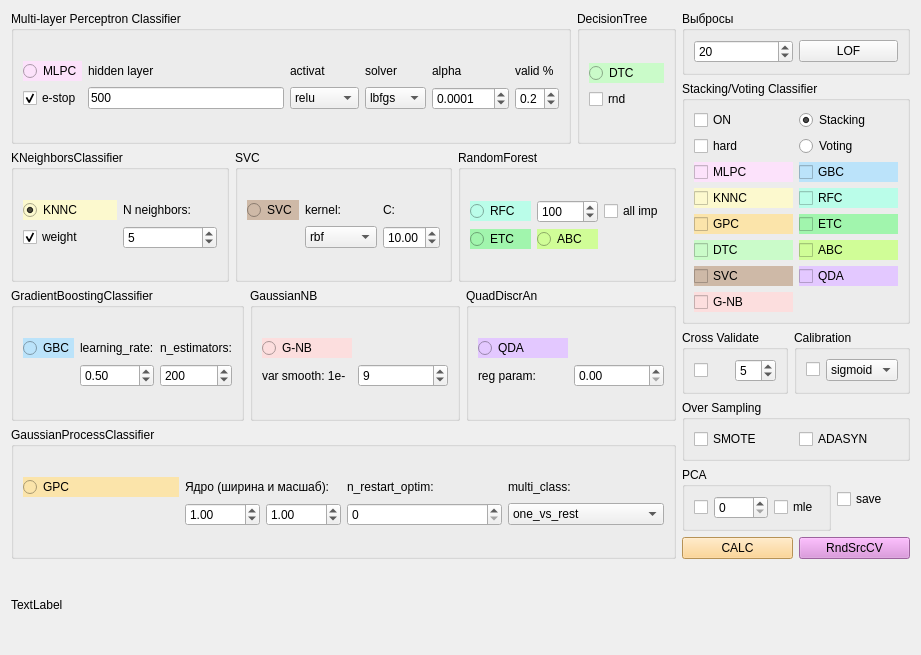
<?xml version="1.0" encoding="UTF-8"?>
<ui version="4.0">
 <class>ClassifierForm</class>
 <widget class="QWidget" name="ClassifierForm">
  <property name="geometry">
   <rect>
    <x>0</x>
    <y>0</y>
    <width>921</width>
    <height>655</height>
   </rect>
  </property>
  <property name="windowTitle">
   <string>Classifier</string>
  </property>
  <layout class="QGridLayout" name="gridLayout_35">
   <item row="0" column="0">
    <layout class="QGridLayout" name="gridLayout_30">
     <item row="2" column="0">
      <layout class="QGridLayout" name="gridLayout_29">
       <item row="0" column="0">
        <widget class="QGroupBox" name="groupBox_6">
         <property name="styleSheet">
          <string notr="true"/>
         </property>
         <property name="title">
          <string>GradientBoostingClassifier</string>
         </property>
         <layout class="QGridLayout" name="gridLayout_25">
          <item row="0" column="0">
           <layout class="QGridLayout" name="gridLayout_6">
            <item row="0" column="0">
             <widget class="QRadioButton" name="radioButton_gbc">
              <property name="toolTip">
               <string>Gradient Boosting for classification</string>
              </property>
              <property name="styleSheet">
               <string notr="true">background-color: rgb(187, 227, 250);</string>
              </property>
              <property name="text">
               <string>GBC</string>
              </property>
              <property name="checked">
               <bool>false</bool>
              </property>
              <attribute name="buttonGroup">
               <string notr="true">buttonGroup</string>
              </attribute>
             </widget>
            </item>
            <item row="0" column="1">
             <widget class="QLabel" name="label_5">
              <property name="toolTip">
               <string>Этот параметр контролирует величину шага при обновлении весов моделей на каждой итерации бустинга. Меньшие значения learning_rate требуют большего числа деревьев для достижения хорошей точности, но могут улучшить устойчивость модели.</string>
              </property>
              <property name="text">
               <string>learning_rate:</string>
              </property>
             </widget>
            </item>
            <item row="0" column="2">
             <widget class="QLabel" name="label_6">
              <property name="toolTip">
               <string>Это количество базовых моделей (например, деревьев решений), которые будут объединены для создания финальной модели. Большее количество деревьев может улучшить точность модели, но также увеличит время обучения. </string>
              </property>
              <property name="text">
               <string>n_estimators:</string>
              </property>
             </widget>
            </item>
            <item row="1" column="1">
             <widget class="QDoubleSpinBox" name="doubleSpinBox_learning_rate">
              <property name="toolTip">
               <string>Этот параметр контролирует величину шага при обновлении весов моделей на каждой итерации бустинга. Меньшие значения learning_rate требуют большего числа деревьев для достижения хорошей точности, но могут улучшить устойчивость модели.</string>
              </property>
              <property name="minimum">
               <double>0.010000000000000</double>
              </property>
              <property name="singleStep">
               <double>0.100000000000000</double>
              </property>
              <property name="value">
               <double>0.500000000000000</double>
              </property>
             </widget>
            </item>
            <item row="1" column="2">
             <widget class="QSpinBox" name="spinBox_n_estimators">
              <property name="toolTip">
               <string>Это количество базовых моделей (например, деревьев решений), которые будут объединены для создания финальной модели. Большее количество деревьев может улучшить точность модели, но также увеличит время обучения. </string>
              </property>
              <property name="minimum">
               <number>1</number>
              </property>
              <property name="maximum">
               <number>10000</number>
              </property>
              <property name="singleStep">
               <number>50</number>
              </property>
              <property name="value">
               <number>200</number>
              </property>
             </widget>
            </item>
           </layout>
          </item>
         </layout>
        </widget>
       </item>
       <item row="0" column="1">
        <widget class="QGroupBox" name="groupBox_8">
         <property name="styleSheet">
          <string notr="true"/>
         </property>
         <property name="title">
          <string>GaussianNB</string>
         </property>
         <layout class="QGridLayout" name="gridLayout_14">
          <item row="0" column="0">
           <layout class="QGridLayout" name="gridLayout_13">
            <item row="1" column="2">
             <widget class="QSpinBox" name="spinBox_gnb_var_smooth">
              <property name="toolTip">
               <string>Доля наибольшей дисперсии всех признаков, которая добавляется к дисперсиям для стабильности вычислений</string>
              </property>
              <property name="minimum">
               <number>5</number>
              </property>
              <property name="maximum">
               <number>12</number>
              </property>
              <property name="value">
               <number>9</number>
              </property>
             </widget>
            </item>
            <item row="1" column="1">
             <widget class="QLabel" name="label_4">
              <property name="toolTip">
               <string>Доля наибольшей дисперсии всех признаков, которая добавляется к дисперсиям для стабильности вычислений</string>
              </property>
              <property name="text">
               <string>var smooth: 1e-</string>
              </property>
             </widget>
            </item>
            <item row="0" column="1">
             <widget class="QRadioButton" name="radioButton_gnb">
              <property name="toolTip">
               <string>Gaussian Naive Bayes</string>
              </property>
              <property name="styleSheet">
               <string notr="true">background-color: rgb(252, 222, 222);</string>
              </property>
              <property name="text">
               <string>G-NB</string>
              </property>
              <attribute name="buttonGroup">
               <string notr="true">buttonGroup</string>
              </attribute>
             </widget>
            </item>
           </layout>
          </item>
         </layout>
        </widget>
       </item>
       <item row="0" column="2">
        <widget class="QGroupBox" name="groupBox_7">
         <property name="styleSheet">
          <string notr="true"/>
         </property>
         <property name="title">
          <string>QuadDiscrAn</string>
         </property>
         <layout class="QGridLayout" name="gridLayout_12">
          <item row="0" column="1">
           <layout class="QGridLayout" name="gridLayout_11">
            <item row="1" column="0">
             <widget class="QLabel" name="label_3">
              <property name="toolTip">
               <string>Регуляризационный параметр, добавляемый к диагонали матрицы дисперсии в каждом классе. Использование регуляризации может быть полезно в случаях, когда количество признаков больше количества образцов.</string>
              </property>
              <property name="text">
               <string>reg param:</string>
              </property>
             </widget>
            </item>
            <item row="1" column="1">
             <widget class="QDoubleSpinBox" name="doubleSpinBox_qda_reg_param">
              <property name="toolTip">
               <string>Регуляризационный параметр, добавляемый к диагонали матрицы дисперсии в каждом классе. Использование регуляризации может быть полезно в случаях, когда количество признаков больше количества образцов.</string>
              </property>
              <property name="maximum">
               <double>1.000000000000000</double>
              </property>
              <property name="singleStep">
               <double>0.010000000000000</double>
              </property>
             </widget>
            </item>
            <item row="0" column="0">
             <widget class="QRadioButton" name="radioButton_qda">
              <property name="toolTip">
               <string>Quadratic Discriminant Analysis</string>
              </property>
              <property name="styleSheet">
               <string notr="true">background-color: rgb(227, 200, 255);</string>
              </property>
              <property name="text">
               <string>QDA</string>
              </property>
              <attribute name="buttonGroup">
               <string notr="true">buttonGroup</string>
              </attribute>
             </widget>
            </item>
           </layout>
          </item>
         </layout>
        </widget>
       </item>
      </layout>
     </item>
     <item row="0" column="0">
      <layout class="QGridLayout" name="gridLayout_27">
       <item row="0" column="0">
        <widget class="QGroupBox" name="groupBox">
         <property name="styleSheet">
          <string notr="true"/>
         </property>
         <property name="title">
          <string>Multi-layer Perceptron Classifier</string>
         </property>
         <layout class="QGridLayout" name="gridLayout_22">
          <item row="0" column="0">
           <layout class="QGridLayout" name="gridLayout_19">
            <item row="0" column="0">
             <widget class="QRadioButton" name="radioButton_mlp">
              <property name="toolTip">
               <string>Multi-layer Perceptron classifier</string>
              </property>
              <property name="styleSheet">
               <string notr="true">background-color: rgb(252, 226, 251);</string>
              </property>
              <property name="text">
               <string>MLPC</string>
              </property>
              <attribute name="buttonGroup">
               <string notr="true">buttonGroup</string>
              </attribute>
             </widget>
            </item>
            <item row="0" column="1">
             <widget class="QLabel" name="label_36">
              <property name="text">
               <string>hidden layer</string>
              </property>
             </widget>
            </item>
            <item row="0" column="2">
             <widget class="QLabel" name="label_38">
              <property name="text">
               <string>activat</string>
              </property>
             </widget>
            </item>
            <item row="0" column="3">
             <widget class="QLabel" name="label_42">
              <property name="text">
               <string>solver</string>
              </property>
             </widget>
            </item>
            <item row="0" column="4">
             <widget class="QLabel" name="label_43">
              <property name="text">
               <string>alpha</string>
              </property>
             </widget>
            </item>
            <item row="0" column="5">
             <widget class="QLabel" name="label_44">
              <property name="text">
               <string>valid %</string>
              </property>
             </widget>
            </item>
            <item row="1" column="0">
             <widget class="QCheckBox" name="checkBox_e_stop_mlp">
              <property name="text">
               <string>e-stop</string>
              </property>
              <property name="checked">
               <bool>true</bool>
              </property>
             </widget>
            </item>
            <item row="1" column="1">
             <widget class="QLineEdit" name="lineEdit_layer_mlp">
              <property name="text">
               <string>500</string>
              </property>
             </widget>
            </item>
            <item row="1" column="2">
             <widget class="QComboBox" name="comboBox_activation_mlp">
              <item>
               <property name="text">
                <string>relu</string>
               </property>
              </item>
              <item>
               <property name="text">
                <string>logistic</string>
               </property>
              </item>
              <item>
               <property name="text">
                <string>tanh</string>
               </property>
              </item>
              <item>
               <property name="text">
                <string>identity</string>
               </property>
              </item>
             </widget>
            </item>
            <item row="1" column="3">
             <widget class="QComboBox" name="comboBox_solvar_mlp">
              <property name="currentText">
               <string>lbfgs</string>
              </property>
              <property name="currentIndex">
               <number>1</number>
              </property>
              <item>
               <property name="text">
                <string>adam</string>
               </property>
              </item>
              <item>
               <property name="text">
                <string>lbfgs</string>
               </property>
              </item>
              <item>
               <property name="text">
                <string>sgd</string>
               </property>
              </item>
             </widget>
            </item>
            <item row="1" column="4">
             <widget class="QDoubleSpinBox" name="doubleSpinBox_alpha_mlp">
              <property name="decimals">
               <number>4</number>
              </property>
              <property name="maximum">
               <double>100.000000000000000</double>
              </property>
              <property name="singleStep">
               <double>0.100000000000000</double>
              </property>
              <property name="value">
               <double>0.000100000000000</double>
              </property>
             </widget>
            </item>
            <item row="1" column="5">
             <widget class="QDoubleSpinBox" name="doubleSpinBox_valid_mlp">
              <property name="decimals">
               <number>1</number>
              </property>
              <property name="maximum">
               <double>1.000000000000000</double>
              </property>
              <property name="singleStep">
               <double>0.100000000000000</double>
              </property>
              <property name="value">
               <double>0.200000000000000</double>
              </property>
             </widget>
            </item>
           </layout>
          </item>
         </layout>
        </widget>
       </item>
       <item row="0" column="1">
        <widget class="QGroupBox" name="groupBox_4">
         <property name="styleSheet">
          <string notr="true"/>
         </property>
         <property name="title">
          <string>DecisionTree</string>
         </property>
         <layout class="QGridLayout" name="gridLayout_20">
          <item row="0" column="0">
           <layout class="QGridLayout" name="gridLayout_7">
            <item row="0" column="0">
             <widget class="QRadioButton" name="radioButton_dtc">
              <property name="toolTip">
               <string>Decision Tree classifier</string>
              </property>
              <property name="styleSheet">
               <string notr="true">background-color: rgb(202, 251, 201);</string>
              </property>
              <property name="text">
               <string>DTC</string>
              </property>
              <attribute name="buttonGroup">
               <string notr="true">buttonGroup</string>
              </attribute>
             </widget>
            </item>
            <item row="1" column="0">
             <widget class="QCheckBox" name="checkBox_splitter_rnd">
              <property name="toolTip">
               <string>Стратегия, используемая для выбора разделения в узлах. Возможные значения - &quot;best&quot; (выбирается лучшее разделение) или &quot;random&quot; (выбирается случайное разделение)</string>
              </property>
              <property name="text">
               <string>rnd</string>
              </property>
             </widget>
            </item>
           </layout>
          </item>
         </layout>
        </widget>
       </item>
      </layout>
     </item>
     <item row="1" column="0">
      <layout class="QGridLayout" name="gridLayout_28">
       <item row="0" column="0">
        <widget class="QGroupBox" name="groupBox_2">
         <property name="styleSheet">
          <string notr="true"/>
         </property>
         <property name="title">
          <string>KNeighborsClassifier</string>
         </property>
         <layout class="QGridLayout" name="gridLayout_21">
          <item row="0" column="0">
           <layout class="QGridLayout" name="gridLayout_2">
            <item row="0" column="0">
             <widget class="QRadioButton" name="radioButton_knn">
              <property name="toolTip">
               <string>K-Nearest Neighbors classifier</string>
              </property>
              <property name="styleSheet">
               <string notr="true">background-color: rgb(252, 249, 206);</string>
              </property>
              <property name="text">
               <string>KNNC</string>
              </property>
              <property name="checked">
               <bool>true</bool>
              </property>
              <attribute name="buttonGroup">
               <string notr="true">buttonGroup</string>
              </attribute>
             </widget>
            </item>
            <item row="0" column="1">
             <widget class="QLabel" name="label_39">
              <property name="text">
               <string>N neighbors:</string>
              </property>
             </widget>
            </item>
            <item row="1" column="0">
             <widget class="QCheckBox" name="checkBox_knn_weights">
              <property name="layoutDirection">
               <enum>Qt::LeftToRight</enum>
              </property>
              <property name="autoFillBackground">
               <bool>false</bool>
              </property>
              <property name="text">
               <string>weight</string>
              </property>
              <property name="checked">
               <bool>true</bool>
              </property>
             </widget>
            </item>
            <item row="1" column="1">
             <widget class="QSpinBox" name="spinBox_neighbors">
              <property name="minimum">
               <number>1</number>
              </property>
              <property name="maximum">
               <number>1000</number>
              </property>
              <property name="value">
               <number>5</number>
              </property>
             </widget>
            </item>
           </layout>
          </item>
         </layout>
        </widget>
       </item>
       <item row="0" column="1">
        <widget class="QGroupBox" name="groupBox_13">
         <property name="title">
          <string>SVC</string>
         </property>
         <layout class="QGridLayout" name="gridLayout_24">
          <item row="0" column="0">
           <layout class="QGridLayout" name="gridLayout_23">
            <item row="0" column="0">
             <widget class="QRadioButton" name="radioButton_gpc_2">
              <property name="toolTip">
               <string>Support Vector Machines</string>
              </property>
              <property name="styleSheet">
               <string notr="true">background-color: rgb(206, 185, 167);</string>
              </property>
              <property name="text">
               <string>SVC</string>
              </property>
              <attribute name="buttonGroup">
               <string notr="true">buttonGroup</string>
              </attribute>
             </widget>
            </item>
            <item row="0" column="1">
             <widget class="QLabel" name="label_7">
              <property name="toolTip">
               <string>Ядро, которое определяет тип нелинейности в модели. </string>
              </property>
              <property name="text">
               <string>kernel:</string>
              </property>
             </widget>
            </item>
            <item row="0" column="2">
             <widget class="QLabel" name="label_8">
              <property name="toolTip">
               <string>Параметр регуляризации. Он контролирует компромисс между подгонкой данных и регуляризацией. Меньшие значения C приводят к более сильной регуляризации, что может помочь уменьшить переобучение. Большие значения C уменьшают регуляризацию, что может привести к лучшему соответствию данным.</string>
              </property>
              <property name="text">
               <string>C:</string>
              </property>
             </widget>
            </item>
            <item row="1" column="1">
             <widget class="QComboBox" name="comboBox_svr_kernel">
              <property name="toolTip">
               <string>Ядро, которое определяет тип нелинейности в модели. </string>
              </property>
              <property name="currentIndex">
               <number>1</number>
              </property>
              <item>
               <property name="text">
                <string>poly</string>
               </property>
              </item>
              <item>
               <property name="text">
                <string>rbf</string>
               </property>
              </item>
              <item>
               <property name="text">
                <string>linear</string>
               </property>
              </item>
              <item>
               <property name="text">
                <string>sigmoid</string>
               </property>
              </item>
             </widget>
            </item>
            <item row="1" column="2">
             <widget class="QDoubleSpinBox" name="doubleSpinBox_svr_c">
              <property name="toolTip">
               <string>Параметр регуляризации. Он контролирует компромисс между подгонкой данных и регуляризацией. Меньшие значения C приводят к более сильной регуляризации, что может помочь уменьшить переобучение. Большие значения C уменьшают регуляризацию, что может привести к лучшему соответствию данным.</string>
              </property>
              <property name="minimum">
               <double>0.010000000000000</double>
              </property>
              <property name="value">
               <double>10.000000000000000</double>
              </property>
             </widget>
            </item>
           </layout>
          </item>
         </layout>
        </widget>
       </item>
       <item row="0" column="2">
        <widget class="QGroupBox" name="groupBox_10">
         <property name="styleSheet">
          <string notr="true"/>
         </property>
         <property name="title">
          <string>RandomForest</string>
         </property>
         <layout class="QGridLayout" name="gridLayout_16">
          <item row="0" column="0">
           <layout class="QGridLayout" name="gridLayout_15">
            <item row="0" column="1">
             <widget class="QRadioButton" name="radioButton_rfc">
              <property name="toolTip">
               <string>Random Forest classifier</string>
              </property>
              <property name="autoFillBackground">
               <bool>false</bool>
              </property>
              <property name="styleSheet">
               <string notr="true">background-color: rgb(186, 253, 233);</string>
              </property>
              <property name="text">
               <string>RFC</string>
              </property>
              <attribute name="buttonGroup">
               <string notr="true">buttonGroup</string>
              </attribute>
             </widget>
            </item>
            <item row="0" column="2">
             <widget class="QSpinBox" name="spinBox_rfc_n">
              <property name="minimum">
               <number>1</number>
              </property>
              <property name="maximum">
               <number>10000</number>
              </property>
              <property name="singleStep">
               <number>50</number>
              </property>
              <property name="value">
               <number>100</number>
              </property>
             </widget>
            </item>
            <item row="1" column="2">
             <widget class="QRadioButton" name="radioButton_abc">
              <property name="toolTip">
               <string>AdaBoost</string>
              </property>
              <property name="styleSheet">
               <string notr="true">background-color: rgb(208, 253, 151);</string>
              </property>
              <property name="text">
               <string>ABC</string>
              </property>
              <attribute name="buttonGroup">
               <string notr="true">buttonGroup</string>
              </attribute>
             </widget>
            </item>
            <item row="1" column="1">
             <widget class="QRadioButton" name="radioButton_etc">
              <property name="toolTip">
               <string>ExtraTrees</string>
              </property>
              <property name="styleSheet">
               <string notr="true">background-color: rgb(161, 245, 173);</string>
              </property>
              <property name="text">
               <string>ETC</string>
              </property>
              <attribute name="buttonGroup">
               <string notr="true">buttonGroup</string>
              </attribute>
             </widget>
            </item>
            <item row="0" column="3">
             <widget class="QCheckBox" name="checkBox_all_imp">
              <property name="text">
               <string>all imp</string>
              </property>
             </widget>
            </item>
           </layout>
          </item>
         </layout>
        </widget>
       </item>
      </layout>
     </item>
     <item row="3" column="0">
      <widget class="QGroupBox" name="groupBox_3">
       <property name="styleSheet">
        <string notr="true"/>
       </property>
       <property name="title">
        <string>GaussianProcessClassifier</string>
       </property>
       <layout class="QGridLayout" name="gridLayout_26">
        <item row="0" column="0">
         <layout class="QGridLayout" name="gridLayout_3">
          <item row="0" column="0">
           <widget class="QRadioButton" name="radioButton_gpc">
            <property name="toolTip">
             <string>Gaussian Process classification</string>
            </property>
            <property name="styleSheet">
             <string notr="true">background-color: rgb(251, 228, 170);</string>
            </property>
            <property name="text">
             <string>GPC</string>
            </property>
            <attribute name="buttonGroup">
             <string notr="true">buttonGroup</string>
            </attribute>
           </widget>
          </item>
          <item row="0" column="1">
           <widget class="QLabel" name="label_37">
            <property name="text">
             <string>Ядро (ширина и масшаб):</string>
            </property>
           </widget>
          </item>
          <item row="0" column="2">
           <widget class="QLabel" name="label_40">
            <property name="toolTip">
             <string>Определяет количество повторных запусков оптимизации параметров для выбора наилучшего значения. Это может помочь избежать локальных оптимумов.</string>
            </property>
            <property name="text">
             <string>n_restart_optim:</string>
            </property>
           </widget>
          </item>
          <item row="0" column="3">
           <widget class="QLabel" name="label_27">
            <property name="toolTip">
             <string>Определяет подход к мультиклассовой классификации. Возможные варианты:

&quot;one_vs_rest&quot; - Один против всех (по умолчанию). Строит бинарные классификаторы для каждого класса по отдельности.
&quot;one_vs_one&quot; - Один против одного. Строит бинарные классификаторы для всех возможных пар классов.</string>
            </property>
            <property name="text">
             <string>multi_class:</string>
            </property>
           </widget>
          </item>
          <item row="1" column="1">
           <layout class="QGridLayout" name="gridLayout_101">
            <item row="0" column="0">
             <widget class="QDoubleSpinBox" name="doubleSpinBox_gpc_wigth">
              <property name="toolTip">
               <string>Ширина ядра. В гауссовском процессе ширина ядра определяет, насколько далеко друг от друга могут находиться две точки, чтобы их взаимосвязь была учтена в модели. Большая ширина позволяет учитывать большее расстояние, что делает гауссовский процесс более гладким, но менее подстраивающимся под данные. Наоборот, маленькая ширина делает гауссовский процесс более чувствительным к данным.</string>
              </property>
              <property name="minimum">
               <double>0.010000000000000</double>
              </property>
              <property name="maximum">
               <double>100.000000000000000</double>
              </property>
              <property name="singleStep">
               <double>0.100000000000000</double>
              </property>
              <property name="value">
               <double>1.000000000000000</double>
              </property>
             </widget>
            </item>
            <item row="0" column="1">
             <widget class="QDoubleSpinBox" name="doubleSpinBox_gpc_scale">
              <property name="toolTip">
               <string>Это коэффициент масштабирования, который влияет на общую масштабируемость и вклад ядра в модель. Применение этого коэффициента масштабирования может быть полезным, когда наблюдения имеют различные масштабы или когда у нас есть априорная информация о важности или распределении вклада ядра в модель. Он позволяет управлять &quot;весом&quot; ядра и его влиянием на предсказания.</string>
              </property>
              <property name="minimum">
               <double>0.010000000000000</double>
              </property>
              <property name="maximum">
               <double>100.000000000000000</double>
              </property>
              <property name="singleStep">
               <double>0.100000000000000</double>
              </property>
              <property name="value">
               <double>1.000000000000000</double>
              </property>
             </widget>
            </item>
           </layout>
          </item>
          <item row="1" column="2">
           <widget class="QSpinBox" name="spinBox_gpc_n_restart">
            <property name="toolTip">
             <string>Определяет количество повторных запусков оптимизации параметров для выбора наилучшего значения. Это может помочь избежать локальных оптимумов.</string>
            </property>
           </widget>
          </item>
          <item row="1" column="3">
           <widget class="QComboBox" name="comboBox_gpc_multi">
            <property name="toolTip">
             <string>Определяет подход к мультиклассовой классификации. Возможные варианты:

&quot;one_vs_rest&quot; - Один против всех (по умолчанию). Строит бинарные классификаторы для каждого класса по отдельности.
&quot;one_vs_one&quot; - Один против одного. Строит бинарные классификаторы для всех возможных пар классов.</string>
            </property>
            <item>
             <property name="text">
              <string>one_vs_rest</string>
             </property>
            </item>
            <item>
             <property name="text">
              <string>one_vs_one</string>
             </property>
            </item>
           </widget>
          </item>
         </layout>
        </item>
       </layout>
      </widget>
     </item>
    </layout>
   </item>
   <item row="0" column="1">
    <layout class="QGridLayout" name="gridLayout_34">
     <item row="0" column="0">
      <widget class="QGroupBox" name="groupBox_12">
       <property name="title">
        <string>Выбросы</string>
       </property>
       <layout class="QGridLayout" name="gridLayout_17">
        <item row="0" column="0">
         <widget class="QSpinBox" name="spinBox_lof_neighbor">
          <property name="minimum">
           <number>1</number>
          </property>
          <property name="maximum">
           <number>1000</number>
          </property>
          <property name="value">
           <number>20</number>
          </property>
         </widget>
        </item>
        <item row="0" column="1">
         <widget class="QPushButton" name="pushButton_lof">
          <property name="text">
           <string>LOF</string>
          </property>
         </widget>
        </item>
       </layout>
      </widget>
     </item>
     <item row="1" column="0">
      <widget class="QGroupBox" name="groupBox_5">
       <property name="title">
        <string>Stacking/Voting Classifier</string>
       </property>
       <layout class="QGridLayout" name="gridLayout">
        <item row="0" column="0">
         <layout class="QGridLayout" name="gridLayout_4">
          <item row="2" column="0">
           <widget class="QCheckBox" name="checkBox_stv_mlpc">
            <property name="toolTip">
             <string>Multi-layer Perceptron classifier</string>
            </property>
            <property name="styleSheet">
             <string notr="true">background-color: rgb(252, 226, 251);</string>
            </property>
            <property name="text">
             <string>MLPC</string>
            </property>
           </widget>
          </item>
          <item row="3" column="1">
           <widget class="QCheckBox" name="checkBox_stv_rfc">
            <property name="toolTip">
             <string>Random Forest classifier</string>
            </property>
            <property name="styleSheet">
             <string notr="true">background-color: rgb(186, 253, 233);</string>
            </property>
            <property name="text">
             <string>RFC</string>
            </property>
           </widget>
          </item>
          <item row="3" column="0">
           <widget class="QCheckBox" name="checkBox_stv_knnc">
            <property name="toolTip">
             <string>K-Nearest Neighbors classifier</string>
            </property>
            <property name="styleSheet">
             <string notr="true">background-color: rgb(252, 249, 206);</string>
            </property>
            <property name="text">
             <string>KNNC</string>
            </property>
           </widget>
          </item>
          <item row="4" column="1">
           <widget class="QCheckBox" name="checkBox_stv_etc">
            <property name="styleSheet">
             <string notr="true">background-color: rgb(161, 245, 173);</string>
            </property>
            <property name="text">
             <string>ETC</string>
            </property>
           </widget>
          </item>
          <item row="5" column="0">
           <widget class="QCheckBox" name="checkBox_stv_dtc">
            <property name="toolTip">
             <string>Decision Tree classifier</string>
            </property>
            <property name="styleSheet">
             <string notr="true">background-color: rgb(202, 251, 201);</string>
            </property>
            <property name="text">
             <string>DTC</string>
            </property>
           </widget>
          </item>
          <item row="2" column="1">
           <widget class="QCheckBox" name="checkBox_stv_gbc">
            <property name="toolTip">
             <string>Gradient Boosting for classification</string>
            </property>
            <property name="styleSheet">
             <string notr="true">background-color: rgb(187, 227, 250);</string>
            </property>
            <property name="text">
             <string>GBC</string>
            </property>
           </widget>
          </item>
          <item row="0" column="0">
           <widget class="QCheckBox" name="checkBox_stack_vote">
            <property name="text">
             <string>ON</string>
            </property>
           </widget>
          </item>
          <item row="1" column="0">
           <widget class="QCheckBox" name="checkBox_voting_hard">
            <property name="text">
             <string>hard</string>
            </property>
           </widget>
          </item>
          <item row="0" column="1">
           <widget class="QRadioButton" name="radioButton_stacking">
            <property name="text">
             <string>Stacking</string>
            </property>
            <property name="checked">
             <bool>true</bool>
            </property>
            <attribute name="buttonGroup">
             <string notr="true">buttonGroup_stack_vote</string>
            </attribute>
           </widget>
          </item>
          <item row="6" column="0">
           <widget class="QCheckBox" name="checkBox_stv_svc">
            <property name="toolTip">
             <string>Support Vector Machines</string>
            </property>
            <property name="styleSheet">
             <string notr="true">background-color: rgb(206, 185, 167);</string>
            </property>
            <property name="text">
             <string>SVC</string>
            </property>
           </widget>
          </item>
          <item row="4" column="0">
           <widget class="QCheckBox" name="checkBox_stv_gpc">
            <property name="toolTip">
             <string>Gaussian Process classification</string>
            </property>
            <property name="styleSheet">
             <string notr="true">background-color: rgb(251, 228, 170);</string>
            </property>
            <property name="text">
             <string>GPC</string>
            </property>
           </widget>
          </item>
          <item row="1" column="1">
           <widget class="QRadioButton" name="radioButton_voting">
            <property name="text">
             <string>Voting</string>
            </property>
            <attribute name="buttonGroup">
             <string notr="true">buttonGroup_stack_vote</string>
            </attribute>
           </widget>
          </item>
          <item row="7" column="0">
           <widget class="QCheckBox" name="checkBox_stv_gnb">
            <property name="toolTip">
             <string>Gaussian Naive Bayes</string>
            </property>
            <property name="styleSheet">
             <string notr="true">background-color: rgb(252, 222, 222);</string>
            </property>
            <property name="text">
             <string>G-NB</string>
            </property>
           </widget>
          </item>
          <item row="6" column="1">
           <widget class="QCheckBox" name="checkBox_stv_qda">
            <property name="toolTip">
             <string>Quadratic Discriminant Analysis</string>
            </property>
            <property name="styleSheet">
             <string notr="true">background-color: rgb(227, 200, 255);</string>
            </property>
            <property name="text">
             <string>QDA</string>
            </property>
           </widget>
          </item>
          <item row="5" column="1">
           <widget class="QCheckBox" name="checkBox_stv_abc">
            <property name="styleSheet">
             <string notr="true">background-color: rgb(208, 253, 151);</string>
            </property>
            <property name="text">
             <string>ABC</string>
            </property>
           </widget>
          </item>
         </layout>
        </item>
       </layout>
      </widget>
     </item>
     <item row="2" column="0">
      <layout class="QGridLayout" name="gridLayout_18">
       <item row="0" column="0">
        <widget class="QGroupBox" name="groupBox_9">
         <property name="title">
          <string>Cross Validate</string>
         </property>
         <layout class="QGridLayout" name="gridLayout_9">
          <item row="0" column="0">
           <widget class="QCheckBox" name="checkBox_cross_val">
            <property name="text">
             <string/>
            </property>
           </widget>
          </item>
          <item row="0" column="1">
           <widget class="QSpinBox" name="spinBox_n_cross_val">
            <property name="minimum">
             <number>2</number>
            </property>
            <property name="value">
             <number>5</number>
            </property>
           </widget>
          </item>
         </layout>
        </widget>
       </item>
       <item row="0" column="1">
        <widget class="QGroupBox" name="groupBox_15">
         <property name="title">
          <string>Calibration</string>
         </property>
         <layout class="QGridLayout" name="gridLayout_5">
          <item row="0" column="0">
           <widget class="QCheckBox" name="checkBox_calibr">
            <property name="text">
             <string/>
            </property>
           </widget>
          </item>
          <item row="0" column="1">
           <widget class="QComboBox" name="comboBox_calibr_method">
            <item>
             <property name="text">
              <string>sigmoid</string>
             </property>
            </item>
            <item>
             <property name="text">
              <string>isotonic</string>
             </property>
            </item>
           </widget>
          </item>
         </layout>
        </widget>
       </item>
      </layout>
     </item>
     <item row="3" column="0">
      <widget class="QGroupBox" name="groupBox_14">
       <property name="title">
        <string>Over Sampling</string>
       </property>
       <layout class="QGridLayout" name="gridLayout_32">
        <item row="0" column="0">
         <layout class="QGridLayout" name="gridLayout_31">
          <item row="0" column="0">
           <widget class="QCheckBox" name="checkBox_smote">
            <property name="text">
             <string>SMOTE</string>
            </property>
           </widget>
          </item>
          <item row="0" column="1">
           <widget class="QCheckBox" name="checkBox_adasyn">
            <property name="text">
             <string>ADASYN</string>
            </property>
           </widget>
          </item>
         </layout>
        </item>
       </layout>
      </widget>
     </item>
     <item row="4" column="0">
      <layout class="QGridLayout" name="gridLayout_33">
       <item row="0" column="0">
        <widget class="QGroupBox" name="groupBox_11">
         <property name="title">
          <string>PCA</string>
         </property>
         <layout class="QGridLayout" name="gridLayout_8">
          <item row="0" column="0">
           <widget class="QCheckBox" name="checkBox_pca">
            <property name="text">
             <string/>
            </property>
           </widget>
          </item>
          <item row="0" column="1">
           <widget class="QSpinBox" name="spinBox_pca">
            <property name="maximum">
             <number>1000</number>
            </property>
           </widget>
          </item>
          <item row="0" column="2">
           <widget class="QCheckBox" name="checkBox_pca_mle">
            <property name="text">
             <string>mle</string>
            </property>
           </widget>
          </item>
         </layout>
        </widget>
       </item>
       <item row="0" column="1">
        <widget class="QCheckBox" name="checkBox_save_model">
         <property name="text">
          <string>save</string>
         </property>
        </widget>
       </item>
      </layout>
     </item>
     <item row="5" column="0">
      <layout class="QGridLayout" name="gridLayout_10">
       <item row="0" column="0">
        <widget class="QPushButton" name="pushButton_calc">
         <property name="minimumSize">
          <size>
           <width>0</width>
           <height>0</height>
          </size>
         </property>
         <property name="styleSheet">
          <string notr="true">background-color: rgb(255, 204, 121);</string>
         </property>
         <property name="text">
          <string>CALC</string>
         </property>
         <property name="autoRepeatInterval">
          <number>100</number>
         </property>
        </widget>
       </item>
       <item row="0" column="1">
        <widget class="QPushButton" name="pushButton_random_search">
         <property name="toolTip">
          <string>Подбор гиперпараметров</string>
         </property>
         <property name="styleSheet">
          <string notr="true">background-color: rgb(220, 138, 221);</string>
         </property>
         <property name="text">
          <string>RndSrcCV</string>
         </property>
        </widget>
       </item>
      </layout>
     </item>
    </layout>
   </item>
   <item row="1" column="0" colspan="2">
    <widget class="QLabel" name="label">
     <property name="text">
      <string>TextLabel</string>
     </property>
    </widget>
   </item>
  </layout>
 </widget>
 <resources/>
 <connections/>
 <buttongroups>
  <buttongroup name="buttonGroup"/>
  <buttongroup name="buttonGroup_stack_vote"/>
 </buttongroups>
</ui>
